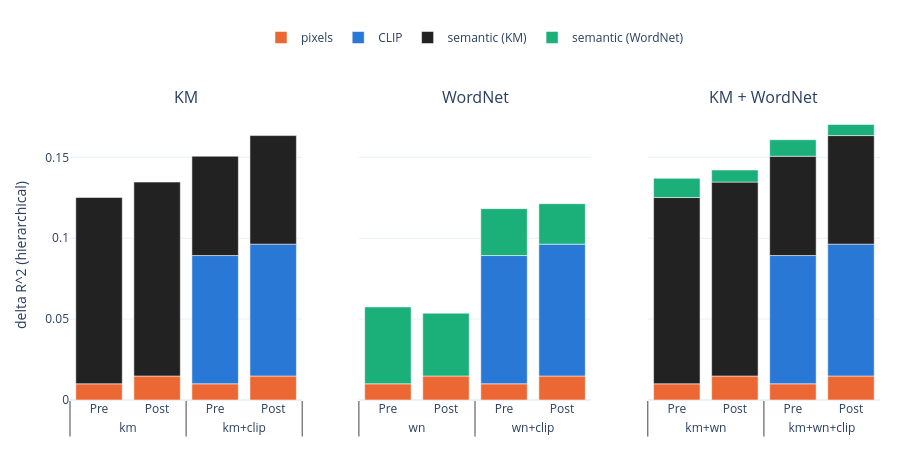

Notebook source saved alongside this figure:
### Markdown cell above
## 5. Variance attribution

Pre-registered entry order: pixels, then CLIP, then the semantic predictor; **delta R^2** is the extra variance each step explains (with two semantic predictors KM enters before WordNet, so WordNet's share is what it adds beyond KM). **Partial correlations** are each predictor's unique association with the perceptual RDM given the others. Both come from the same bootstrap draws (CIs are 95% percentile intervals).

### Code cell
dec.fig_delta_r2(observed[observed["pairs"] == "own"]).show()
print("delta R^2, KM + CLIP + pixels:")
print(dec.model_summary(estimates["delta_r2"], differences["delta_r2"], "km+clip").to_string())
print("\npartial correlation, KM + CLIP + pixels:")
print(dec.model_summary(estimates["partial_r"], differences["partial_r"], "km+clip").to_string())

### Figure 1 — Plotly figure (JSON) as saved in the notebook; plotly's stock layout.template omitted (floating-point values rounded to 4 significant figures)
{"data": [{"legendgroup": "pix", "marker": {"color": "#eb6834"}, "name": "pixels", "showlegend": true, "type": "bar", "x": [["km", "km+clip"], ["Pre", "Pre"]], "xaxis": "x", "y": [0.01002, 0.01002], "yaxis": "y"}, {"legendgroup": "pix", "marker": {"color": "#eb6834"}, "name": "pixels", "showlegend": false, "type": "bar", "x": [["km", "km+clip"], ["Post", "Post"]], "xaxis": "x", "y": [0.01483, 0.01483], "yaxis": "y"}, {"legendgroup": "clip", "marker": {"color": "#2a78d6"}, "name": "CLIP", "showlegend": true, "type": "bar", "x": [["km+clip"], ["Pre"]], "xaxis": "x", "y": [0.07929], "yaxis": "y"}, {"legendgroup": "clip", "marker": {"color": "#2a78d6"}, "name": "CLIP", "showlegend": false, "type": "bar", "x": [["km+clip"], ["Post"]], "xaxis": "x", "y": [0.08151], "yaxis": "y"}, {"legendgroup": "sem_km", "marker": {"color": "#222222"}, "name": "semantic (KM)", "showlegend": true, "type": "bar", "x": [["km", "km+clip"], ["Pre", "Pre"]], "xaxis": "x", "y": [0.1151, 0.06136], "yaxis": "y"}, {"legendgroup": "sem_km", "marker": {"color": "#222222"}, "name": "semantic (KM)", "showlegend": false, "type": "bar", "x": [["km", "km+clip"], ["Post", "Post"]], "xaxis": "x", "y": [0.1199, 0.06711], "yaxis": "y"}, {"legendgroup": "pix", "marker": {"color": "#eb6834"}, "name": "pixels", "showlegend": false, "type": "bar", "x": [["wn", "wn+clip"], ["Pre", "Pre"]], "xaxis": "x2", "y": [0.01002, 0.01002], "yaxis": "y2"}, {"legendgroup": "pix", "marker": {"color": "#eb6834"}, "name": "pixels", "showlegend": false, "type": "bar", "x": [["wn", "wn+clip"], ["Post", "Post"]], "xaxis": "x2", "y": [0.01483, 0.01483], "yaxis": "y2"}, {"legendgroup": "clip", "marker": {"color": "#2a78d6"}, "name": "CLIP", "showlegend": false, "type": "bar", "x": [["wn+clip"], ["Pre"]], "xaxis": "x2", "y": [0.07929], "yaxis": "y2"}, {"legendgroup": "clip", "marker": {"color": "#2a78d6"}, "name": "CLIP", "showlegend": false, "type": "bar", "x": [["wn+clip"], ["Post"]], "xaxis": "x2", "y": [0.08151], "yaxis": "y2"}, {"legendgroup": "sem_wn", "marker": {"color": "#1baf7a"}, "name": "semantic (WordNet)", "showlegend": true, "type": "bar", "x": [["wn", "wn+clip"], ["Pre", "Pre"]], "xaxis": "x2", "y": [0.04749, 0.02898], "yaxis": "y2"}, {"legendgroup": "sem_wn", "marker": {"color": "#1baf7a"}, "name": "semantic (WordNet)", "showlegend": false, "type": "bar", "x": [["wn", "wn+clip"], ["Post", "Post"]], "xaxis": "x2", "y": [0.0388, 0.02497], "yaxis": "y2"}, {"legendgroup": "pix", "marker": {"color": "#eb6834"}, "name": "pixels", "showlegend": false, "type": "bar", "x": [["km+wn", "km+wn+clip"], ["Pre", "Pre"]], "xaxis": "x3", "y": [0.01002, 0.01002], "yaxis": "y3"}, {"legendgroup": "pix", "marker": {"color": "#eb6834"}, "name": "pixels", "showlegend": false, "type": "bar", "x": [["km+wn", "km+wn+clip"], ["Post", "Post"]], "xaxis": "x3", "y": [0.01483, 0.01483], "yaxis": "y3"}, {"legendgroup": "clip", "marker": {"color": "#2a78d6"}, "name": "CLIP", "showlegend": false, "type": "bar", "x": [["km+wn+clip"], ["Pre"]], "xaxis": "x3", "y": [0.07929], "yaxis": "y3"}, {"legendgroup": "clip", "marker": {"color": "#2a78d6"}, "name": "CLIP", "showlegend": false, "type": "bar", "x": [["km+wn+clip"], ["Post"]], "xaxis": "x3", "y": [0.08151], "yaxis": "y3"}, {"legendgroup": "sem_km", "marker": {"color": "#222222"}, "name": "semantic (KM)", "showlegend": false, "type": "bar", "x": [["km+wn", "km+wn+clip"], ["Pre", "Pre"]], "xaxis": "x3", "y": [0.1151, 0.06136], "yaxis": "y3"}, {"legendgroup": "sem_km", "marker": {"color": "#222222"}, "name": "semantic (KM)", "showlegend": false, "type": "bar", "x": [["km+wn", "km+wn+clip"], ["Post", "Post"]], "xaxis": "x3", "y": [0.1199, 0.06711], "yaxis": "y3"}, {"legendgroup": "sem_wn", "marker": {"color": "#1baf7a"}, "name": "semantic (WordNet)", "showlegend": false, "type": "bar", "x": [["km+wn", "km+wn+clip"], ["Pre", "Pre"]], "xaxis": "x3", "y": [0.01187, 0.0102], "yaxis": "y3"}, {"legendgroup": "sem_wn", "marker": {"color": "#1baf7a"}, "name": "semantic (WordNet)", "showlegend": false, "type": "bar", "x": [["km+wn", "km+wn+clip"], ["Post", "Post"]], "xaxis": "x3", "y": [0.007452, 0.006845], "yaxis": "y3"}], "layout": {"annotations": [{"font": {"size": 16}, "showarrow": false, "text": "KM", "x": 0.1433, "xanchor": "center", "xref": "paper", "y": 1.0, "yanchor": "bottom", "yref": "paper"}, {"font": {"size": 16}, "showarrow": false, "text": "WordNet", "x": 0.5, "xanchor": "center", "xref": "paper", "y": 1.0, "yanchor": "bottom", "yref": "paper"}, {"font": {"size": 16}, "showarrow": false, "text": "KM + WordNet", "x": 0.8567, "xanchor": "center", "xref": "paper", "y": 1.0, "yanchor": "bottom", "yref": "paper"}], "barmode": "relative", "height": 470, "legend": {"orientation": "h", "x": 0.5, "xanchor": "center", "y": 1.2, "yanchor": "bottom"}, "margin": {"b": 70, "l": 70, "r": 20, "t": 110}, "xaxis": {"anchor": "y", "domain": [0.0, 0.2867], "tickangle": 0}, "xaxis2": {"anchor": "y2", "domain": [0.3567, 0.6433], "tickangle": 0}, "xaxis3": {"anchor": "y3", "domain": [0.7133, 1.0], "tickangle": 0}, "yaxis": {"anchor": "x", "domain": [0.0, 1.0], "title": {"text": "delta R^2 (hierarchical)"}}, "yaxis2": {"anchor": "x2", "domain": [0.0, 1.0], "matches": "y", "showticklabels": false}, "yaxis3": {"anchor": "x3", "domain": [0.0, 1.0], "matches": "y", "showticklabels": false}}}
